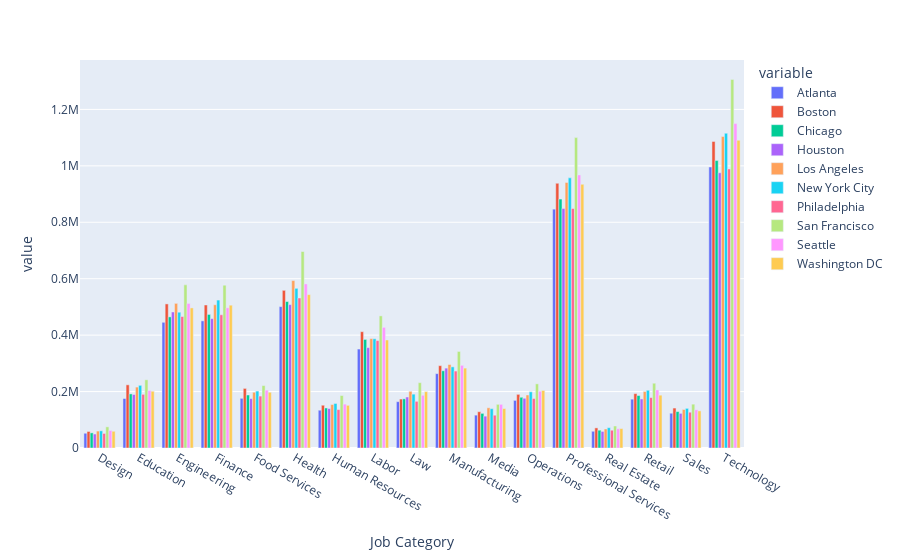

The cell this chart's notebook holds for it:
### Code cell
colcity = ['Job Category','Atlanta' , 'Boston' , 'Chicago' , 'Houston' , 'Los Angeles' , 'New York City' , 'Philadelphia' , 'San Francisco' , 'Seattle','Washington DC']
df_city_wise = df[colcity]
df_city_wise = df_city_wise.groupby('Job Category' ,as_index= False).sum(axis = 0)
tf = df_city_wise.melt(id_vars="Job Category")
df_city_wiseplt = px.bar(tf,x='Job Category',y='value', color='variable' , text='value', barmode="group")
df_city_wiseplt.update_traces(texttemplate='%{text:.2s}', textposition='outside')
df_city_wiseplt.update_layout(uniformtext_minsize=8, uniformtext_mode='hide')
df_city_wiseplt.show()

### Figure 1 — Plotly figure (JSON) as saved in the notebook; plotly's stock layout.template omitted (floating-point values rounded to 4 significant figures)
{"data": [{"alignmentgroup": "True", "hoverlabel": {"namelength": 0}, "hovertemplate": "variable=Atlanta<br>Job Category=%{x}<br>value=%{text}", "legendgroup": "Atlanta", "marker": {"color": "#636efa"}, "name": "Atlanta", "offsetgroup": "Atlanta", "orientation": "v", "showlegend": true, "text": [52307, 175407, 445539, 450593, 176064, 501066, 133938, 350717, 164196, 263614, 116479, 168796, 846548, 59301, 173122, 123268, 995960], "textposition": "outside", "texttemplate": "%{text:.2s}", "type": "bar", "x": ["Design", "Education", "Engineering", "Finance", "Food Services", "Health", "Human Resources", "Labor", "Law", "Manufacturing", "Media", "Operations", "Professional Services", "Real Estate", "Retail", "Sales", "Technology"], "xaxis": "x", "y": [52307, 175407, 445539, 450593, 176064, 501066, 133938, 350717, 164196, 263614, 116479, 168796, 846548, 59301, 173122, 123268, 995960], "yaxis": "y"}, {"alignmentgroup": "True", "hoverlabel": {"namelength": 0}, "hovertemplate": "variable=Boston<br>Job Category=%{x}<br>value=%{text}", "legendgroup": "Boston", "marker": {"color": "#EF553B"}, "name": "Boston", "offsetgroup": "Boston", "orientation": "v", "showlegend": true, "text": [58616, 223924, 510671, 506921, 211202, 558821, 151623, 412269, 173482, 291817, 128612, 190158, 938172, 71284, 192783, 141602, 1086633], "textposition": "outside", "texttemplate": "%{text:.2s}", "type": "bar", "x": ["Design", "Education", "Engineering", "Finance", "Food Services", "Health", "Human Resources", "Labor", "Law", "Manufacturing", "Media", "Operations", "Professional Services", "Real Estate", "Retail", "Sales", "Technology"], "xaxis": "x", "y": [58616, 223924, 510671, 506921, 211202, 558821, 151623, 412269, 173482, 291817, 128612, 190158, 938172, 71284, 192783, 141602, 1086633], "yaxis": "y"}, {"alignmentgroup": "True", "hoverlabel": {"namelength": 0}, "hovertemplate": "variable=Chicago<br>Job Category=%{x}<br>value=%{text}", "legendgroup": "Chicago", "marker": {"color": "#00cc96"}, "name": "Chicago", "offsetgroup": "Chicago", "orientation": "v", "showlegend": true, "text": [53636, 191727, 464744, 473446, 187869, 519136, 141907, 384841, 174270, 273684, 122750, 179870, 882360, 63154, 185909, 129021, 1018703], "textposition": "outside", "texttemplate": "%{text:.2s}", "type": "bar", "x": ["Design", "Education", "Engineering", "Finance", "Food Services", "Health", "Human Resources", "Labor", "Law", "Manufacturing", "Media", "Operations", "Professional Services", "Real Estate", "Retail", "Sales", "Technology"], "xaxis": "x", "y": [53636, 191727, 464744, 473446, 187869, 519136, 141907, 384841, 174270, 273684, 122750, 179870, 882360, 63154, 185909, 129021, 1018703], "yaxis": "y"}, {"alignmentgroup": "True", "hoverlabel": {"namelength": 0}, "hovertemplate": "variable=Houston<br>Job Category=%{x}<br>value=%{text}", "legendgroup": "Houston", "marker": {"color": "#ab63fa"}, "name": "Houston", "offsetgroup": "Houston", "orientation": "v", "showlegend": true, "text": [49495, 189516, 482064, 458489, 175053, 508223, 139904, 355687, 180718, 283144, 112865, 176240, 848946, 58706, 173924, 122805, 975449], "textposition": "outside", "texttemplate": "%{text:.2s}", "type": "bar", "x": ["Design", "Education", "Engineering", "Finance", "Food Services", "Health", "Human Resources", "Labor", "Law", "Manufacturing", "Media", "Operations", "Professional Services", "Real Estate", "Retail", "Sales", "Technology"], "xaxis": "x", "y": [49495, 189516, 482064, 458489, 175053, 508223, 139904, 355687, 180718, 283144, 112865, 176240, 848946, 58706, 173924, 122805, 975449], "yaxis": "y"}, {"alignmentgroup": "True", "hoverlabel": {"namelength": 0}, "hovertemplate": "variable=Los Angeles<br>Job Category=%{x}<br>value=%{text}", "legendgroup": "Los Angeles", "marker": {"color": "#FFA15A"}, "name": "Los Angeles", "offsetgroup": "Los Angeles", "orientation": "v", "showlegend": true, "text": [60004, 215880, 512589, 507657, 197679, 593375, 154091, 387722, 200745, 295950, 142483, 187900, 941261, 67410, 200141, 136437, 1103867], "textposition": "outside", "texttemplate": "%{text:.2s}", "type": "bar", "x": ["Design", "Education", "Engineering", "Finance", "Food Services", "Health", "Human Resources", "Labor", "Law", "Manufacturing", "Media", "Operations", "Professional Services", "Real Estate", "Retail", "Sales", "Technology"], "xaxis": "x", "y": [60004, 215880, 512589, 507657, 197679, 593375, 154091, 387722, 200745, 295950, 142483, 187900, 941261, 67410, 200141, 136437, 1103867], "yaxis": "y"}, {"alignmentgroup": "True", "hoverlabel": {"namelength": 0}, "hovertemplate": "variable=New York City<br>Job Category=%{x}<br>value=%{text}", "legendgroup": "New York City", "marker": {"color": "#19d3f3"}, "name": "New York City", "offsetgroup": "New York City", "orientation": "v", "showlegend": true, "text": [60913, 222082, 481263, 524303, 201789, 565899, 157873, 387131, 190843, 287595, 139337, 199181, 957396, 72101, 204698, 140465, 1115639], "textposition": "outside", "texttemplate": "%{text:.2s}", "type": "bar", "x": ["Design", "Education", "Engineering", "Finance", "Food Services", "Health", "Human Resources", "Labor", "Law", "Manufacturing", "Media", "Operations", "Professional Services", "Real Estate", "Retail", "Sales", "Technology"], "xaxis": "x", "y": [60913, 222082, 481263, 524303, 201789, 565899, 157873, 387131, 190843, 287595, 139337, 199181, 957396, 72101, 204698, 140465, 1115639], "yaxis": "y"}, {"alignmentgroup": "True", "hoverlabel": {"namelength": 0}, "hovertemplate": "variable=Philadelphia<br>Job Category=%{x}<br>value=%{text}", "legendgroup": "Philadelphia", "marker": {"color": "#FF6692"}, "name": "Philadelphia", "offsetgroup": "Philadelphia", "orientation": "v", "showlegend": true, "text": [51620, 190136, 465911, 472191, 184027, 531681, 136166, 380697, 165403, 272675, 116217, 175460, 848795, 63026, 178645, 126844, 988898], "textposition": "outside", "texttemplate": "%{text:.2s}", "type": "bar", "x": ["Design", "Education", "Engineering", "Finance", "Food Services", "Health", "Human Resources", "Labor", "Law", "Manufacturing", "Media", "Operations", "Professional Services", "Real Estate", "Retail", "Sales", "Technology"], "xaxis": "x", "y": [51620, 190136, 465911, 472191, 184027, 531681, 136166, 380697, 165403, 272675, 116217, 175460, 848795, 63026, 178645, 126844, 988898], "yaxis": "y"}, {"alignmentgroup": "True", "hoverlabel": {"namelength": 0}, "hovertemplate": "variable=San Francisco<br>Job Category=%{x}<br>value=%{text}", "legendgroup": "San Francisco", "marker": {"color": "#B6E880"}, "name": "San Francisco", "offsetgroup": "San Francisco", "orientation": "v", "showlegend": true, "text": [74986, 241727, 578167, 577236, 221248, 696384, 186033, 468279, 231584, 342241, 154825, 227363, 1100076, 78074, 229577, 155412, 1306378], "textposition": "outside", "texttemplate": "%{text:.2s}", "type": "bar", "x": ["Design", "Education", "Engineering", "Finance", "Food Services", "Health", "Human Resources", "Labor", "Law", "Manufacturing", "Media", "Operations", "Professional Services", "Real Estate", "Retail", "Sales", "Technology"], "xaxis": "x", "y": [74986, 241727, 578167, 577236, 221248, 696384, 186033, 468279, 231584, 342241, 154825, 227363, 1100076, 78074, 229577, 155412, 1306378], "yaxis": "y"}, {"alignmentgroup": "True", "hoverlabel": {"namelength": 0}, "hovertemplate": "variable=Seattle<br>Job Category=%{x}<br>value=%{text}", "legendgroup": "Seattle", "marker": {"color": "#FF97FF"}, "name": "Seattle", "offsetgroup": "Seattle", "orientation": "v", "showlegend": true, "text": [62118, 203421, 512383, 496785, 204916, 581525, 155504, 427506, 186866, 293027, 154775, 201163, 967828, 68113, 205858, 135363, 1149801], "textposition": "outside", "texttemplate": "%{text:.2s}", "type": "bar", "x": ["Design", "Education", "Engineering", "Finance", "Food Services", "Health", "Human Resources", "Labor", "Law", "Manufacturing", "Media", "Operations", "Professional Services", "Real Estate", "Retail", "Sales", "Technology"], "xaxis": "x", "y": [62118, 203421, 512383, 496785, 204916, 581525, 155504, 427506, 186866, 293027, 154775, 201163, 967828, 68113, 205858, 135363, 1149801], "yaxis": "y"}, {"alignmentgroup": "True", "hoverlabel": {"namelength": 0}, "hovertemplate": "variable=Washington DC<br>Job Category=%{x}<br>value=%{text}", "legendgroup": "Washington DC", "marker": {"color": "#FECB52"}, "name": "Washington DC", "offsetgroup": "Washington DC", "orientation": "v", "showlegend": true, "text": [59308, 201155, 496536, 506170, 197499, 543593, 151300, 382873, 199787, 283180, 139785, 203913, 934576, 68899, 187264, 131563, 1090707], "textposition": "outside", "texttemplate": "%{text:.2s}", "type": "bar", "x": ["Design", "Education", "Engineering", "Finance", "Food Services", "Health", "Human Resources", "Labor", "Law", "Manufacturing", "Media", "Operations", "Professional Services", "Real Estate", "Retail", "Sales", "Technology"], "xaxis": "x", "y": [59308, 201155, 496536, 506170, 197499, 543593, 151300, 382873, 199787, 283180, 139785, 203913, 934576, 68899, 187264, 131563, 1090707], "yaxis": "y"}], "layout": {"barmode": "group", "legend": {"title": {"text": "variable"}, "tracegroupgap": 0}, "margin": {"t": 60}, "uniformtext": {"minsize": 8, "mode": "hide"}, "xaxis": {"anchor": "y", "domain": [0, 1], "title": {"text": "Job Category"}}, "yaxis": {"anchor": "x", "domain": [0, 1], "title": {"text": "value"}}}}
